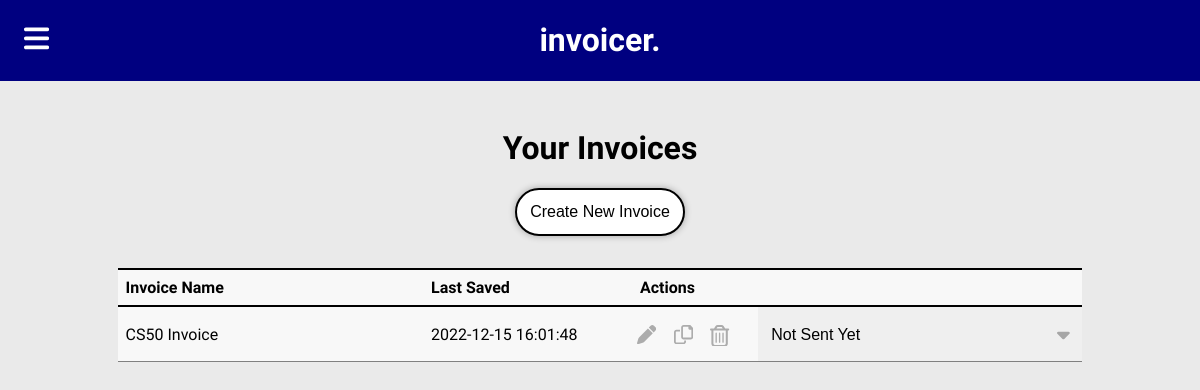
Screenshot of /invoices (signed in) with the database file from the repository.
### tables this page shows
CREATE TABLE invoice
(
    id INTEGER PRIMARY KEY,
    user_id INTEGER NOT NULL,
    last_saved TEXT NOT NULL
        DEFAULT (CURRENT_TIMESTAMP),
    title TEXT NOT NULL,
    sender_name TEXT NOT NULL,
    sender_details TEXT,
    recipient_details TEXT NOT NULL
        DEFAULT '[Recipient Details Here]',
    project_details TEXT NOT NULL
        DEFAULT '[Project Details Here]',
    send_date TEXT
        DEFAULT CURRENT_DATE,
    ref TEXT NOT NULL
        DEFAULT '[Reference No.]',
    due_date TEXT
        DEFAULT '[Due Date]',
    footnote TEXT
        DEFAULT '[Additional Information]',
    total_money TEXT NOT NULL
        DEFAULT '0',
    status INTEGER NOT NULL
        DEFAULT 1,
    status_date TEXT
        DEFAULT CURRENT_DATE,
    FOREIGN KEY (user_id) REFERENCES user(id) ON DELETE CASCADE
    FOREIGN KEY (status) REFERENCES status_code(id)
);

CREATE TABLE status_code
(
    id INTEGER PRIMARY KEY,
    status TEXT NOT NULL
);

### app.py (the view, shortened to what this page needs)
@app.route("/invoices", methods=['GET', 'POST'])
@login_required
def invoices():
    invoices = db.execute("SELECT * FROM invoice WHERE user_id = ? ORDER BY last_saved DESC", session['id'])
    statuses = db.execute("SELECT * FROM status_code")
    return render_template("invoices.html", invoices=invoices, statuses=statuses)

### helpers.py (called while the page is built)
def login_required(f):
    @wraps(f)
    def decorated_function(*args, **kwargs):
        if not session.get("id"):
            return redirect(url_for("login"))
        if not session.get("verified"):
            return render_template("verify.html")
        return f(*args, **kwargs)
    return decorated_function

### templates/invoices.html (shortened to what this page needs)
{% extends "template.html" %}
{% block main %}
<div class="index-head">
    <h1> Your Invoices </h1>
    <button type="button" id="index_create_invoice"> Create New Invoice </button>
</div>
<div class="index-page">
    <table class="index-table" id="invoice-index">
        <thead>
            <tr>
                <th class="index-name"> Invoice Name </th>
                <th class="index-date"> Last Saved </th>
                <th class="index-actions"> Actions </th>
            </tr>
        </thead>
        <tbody>
            {% for invoice in invoices %}
                <tr>
                    <td class="index-name">{{invoice['title']}}</td>
                    <td class="index-date">{{invoice['last_saved']}}</td>
                    <td class="index-actions">
                        <form method="post">
                            <button type="button" name="edit" value="EDIT">
                            </button>
                            <button type="submit" name="copy" value="COPY">
                            </button>
                            <button type="submit" name="delete" value="DELETE">
                            </button>
                            <select name="status" class="payment-status">
                                {% for status in statuses %}
                                <option value="{{status['id']}}"
                                {% if invoice['status'] == status['id'] %}selected="selected"{% endif %}>
                                    {{status['status']}}
                                </option>
                                {% endfor %}
                            </select>
                        </form>
                    </td>
                </tr>
            {% endfor %}
        </tbody>
    </table>
</div>
{% endblock %}

### static/css/main.css (style rules this page uses)
html, body { overscroll-behavior: none; margin: 0; padding: 0; width: 100%; height: 100%; }
body { font-family: Inter Tight, Arial; -webkit-box-sizing: border-box; -moz-box-sizing: border-box; box-sizing: border-box; font-size: 1em; background-color: rgb(234, 234, 234); }

### static/css/view_file.css (style rules this page uses)
:root { --subcolor: lightblue; --subcolor: #bccada; }

### static/css/quotations.css (style rules this page uses)
.index-head { text-align: center; margin: 2rem; }
.index-head button { background-color: white; font-size: 1em; font-weight: 500; padding: 0.8rem; border: 2px solid black; border-radius: 2rem; box-shadow: 0 0 7px rgba(0, 0, 0, 0.3); transition-duration: 0.5s; }
.index-page { display: flex; justify-content: center; }
.index-table { table-layout: fixed; font-size: 1em; text-align: left; width: 90%; min-width: 700px; background-color: rgb(248, 248, 248); }
.index-table, .index-table th, .index-table td { border-collapse: collapse; padding: 0.5rem; }
.index-table th { border-top: 2px solid black; border-bottom: 2px solid black; }
.index-table td { border-bottom: 1px solid grey; padding-top: 1rem; padding-bottom: 1rem; }
th.index-name { width: 30%; }
th.index-date { width: 20%; }
td.index-name { white-space: nowrap; overflow: hidden; text-overflow: ellipsis; }
.index-table tbody tr { transition: all 0.3s; }
.index-table form { display: flex; align-items: center; height: 100%; position: relative; z-index: 1; }
td.index-actions { padding: 0; }
.index-actions button { border: none; background-color: transparent; border-radius: 5px; padding: 0.3rem; margin-right: 0.5rem; min-width: 1.8rem; height: 1.8rem; cursor: pointer; opacity: 30%; }
.payment-status { appearance: none; border: none; height: 3.4rem; width: 20rem; padding: 0 1.5rem 0 0.8rem; margin-left: 1rem; overflow: hidden; display: flex; flex-grow: 1; font-size: 1em; }

### rows the page displays
invoice: title "CS50 Invoice", last_saved "2022-12-15 16:01:48", status "Not Sent Yet"
